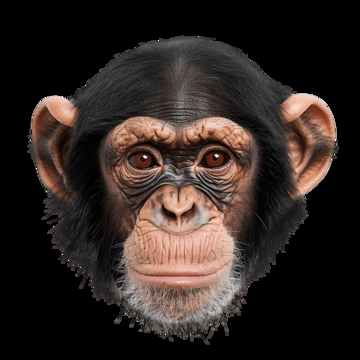
#> input picture images/singe.png, 360 x 360 px, found by its file name
$ python td7_vis.py
#> lines starting #> are read from the running program, lines starting #| are printed output that depends on the picture
import numpy as np
import cv2

cap = cv2.VideoCapture(0)
img = cv2.imread('E:/m1/ti/TD7/images/singe.png', cv2.IMREAD_UNCHANGED)
#> img is the input picture: shape (360, 360, 4); mean B, G, R, A 34.5, 38.1, 47.8, 115
face_cascade = cv2.CascadeClassifier('E:/m1/ti/TD7/haarcascade_frontalface_alt.xml')

scale_factor = 1.5  #Ajustez cette valeur pour agrandir/réduire l'image du filtre

while cap.isOpened():
    ret, frame = cap.read()
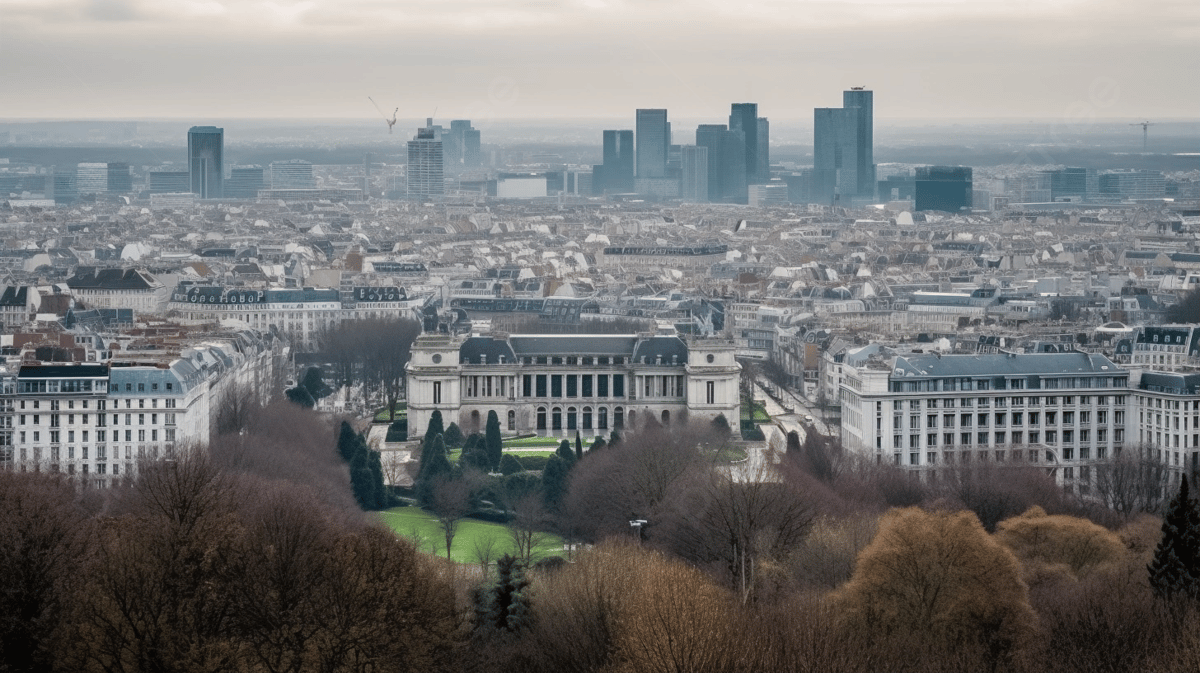
#> input picture images/ville.jpg, 1200 x 673 px, given in place of the camera
#> frame is the input picture: shape (673, 1200, 3); mean B, G, R 119, 119.4, 118.9
    if not ret:
        print("Can't receive frame (stream end?). Exiting ...")
        break

    gray = cv2.cvtColor(frame, cv2.COLOR_BGR2GRAY)
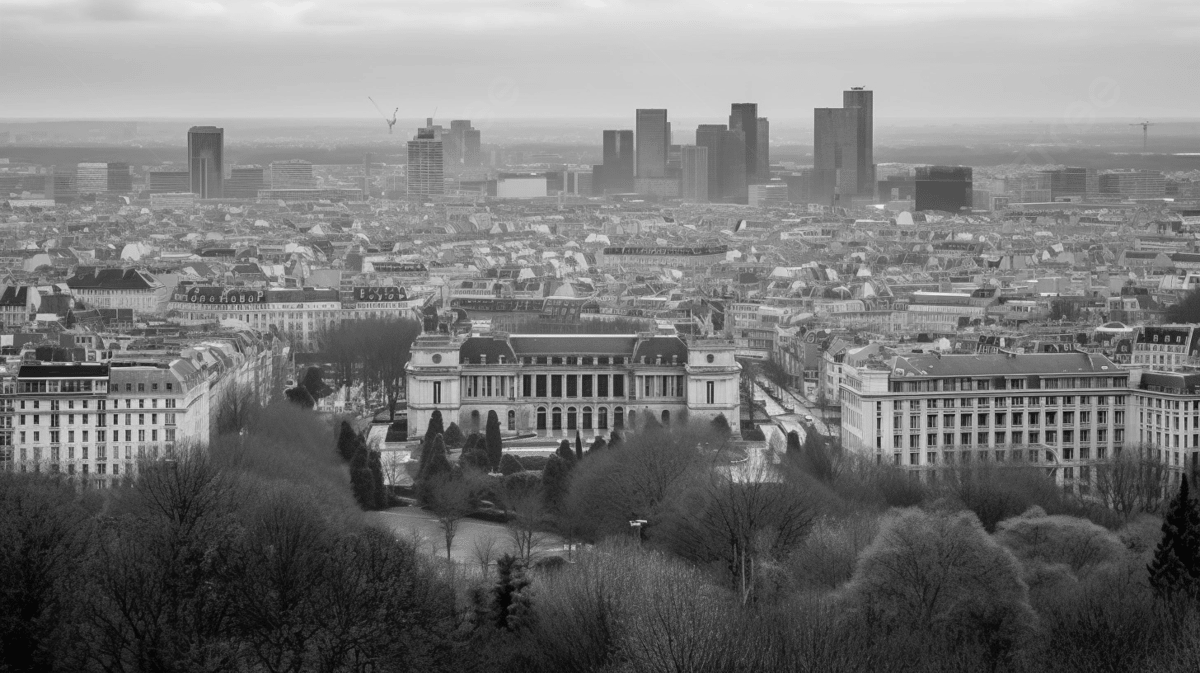
#> gray: shape (673, 1200); min 6, max 236, mean 119.2
    faces = face_cascade.detectMultiScale(gray, 1.1, 4)
#> faces = ()

    for (x, y, w, h) in faces:
        #Calcul des nouvelles dimensions du filtre
        new_w, new_h = int(w * scale_factor), int(h * scale_factor)
        x_offset, y_offset = x - (new_w - w) // 2, y - (new_h - h) // 2

        #Redimension du filtre
        filtre_resize = cv2.resize(img, (new_w, new_h))

        #Gérer les bords pour éviter des dépassements
        y1, y2 = max(0, y_offset), min(frame.shape[0], y_offset + new_h)
        x1, x2 = max(0, x_offset), min(frame.shape[1], x_offset + new_w)

        filtre_y1, filtre_y2 = 0, y2 - y1
        filtre_x1, filtre_x2 = 0, x2 - x1

        #Superposage du filtre avec transparence
        if filtre_resize.shape[2] == 4:
            alpha = filtre_resize[filtre_y1:filtre_y2, filtre_x1:filtre_x2, 3] / 255.0  # Couche alpha normalisée
            for c in range(3):  #Boucle sur les canaux BGR
                frame[y1:y2, x1:x2, c] = (
                    alpha * filtre_resize[filtre_y1:filtre_y2, filtre_x1:filtre_x2, c] +
                    (1 - alpha) * frame[y1:y2, x1:x2, c]
                )
#> this loop made 0 passes

    cv2.imshow('Filtre tête de singe', frame)
    if cv2.waitKey(1) == ord('q'):
#> (key q is pressed here)
        break

cap.release()
cv2.destroyAllWindows()
